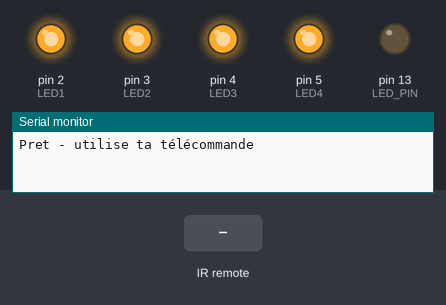
A sketch run on a simulated Arduino Uno, built with avr-gcc and run on an emulated ATmega328P. Parts: output pins drawn as LEDs (lit = HIGH), the last lines printed to the serial monitor. Dashed ring = blinking. Inputs (shaded band) come from the test bench.

Above: at 1.2 s.
1.3 s: infrared code 0xE31CFF00 received
At 1.55 s:
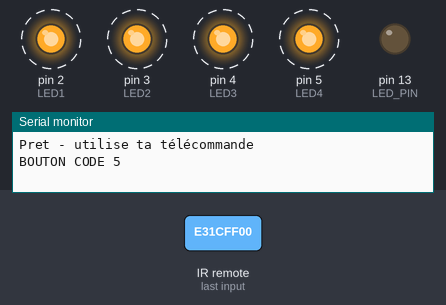
4.3 s: infrared code 0xF30CFF00 received
At 4.55 s:
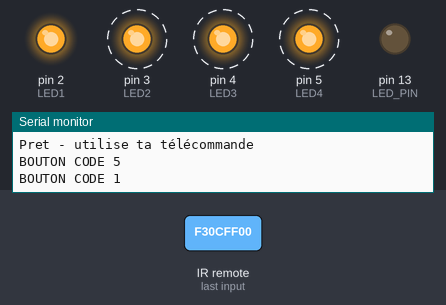
7.3 s: infrared code 0xE718FF00 received
At 7.45 s:
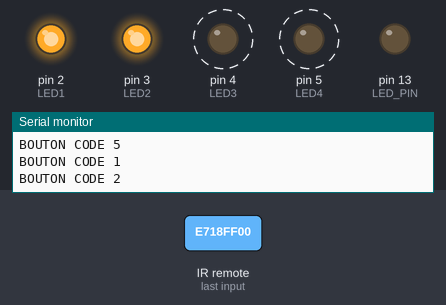
10.3 s: infrared code 0xA15EFF00 received
At 10.45 s:
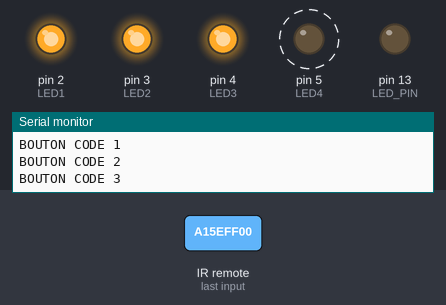
13.3 s: infrared code 0xF30CFF00 received
At 13.45 s:
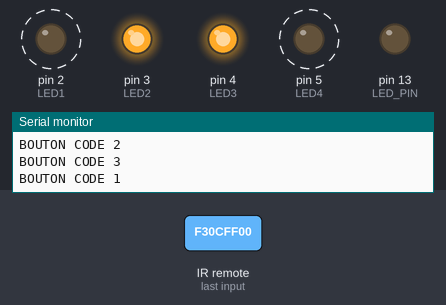
16.3 s: infrared code 0xF708FF00 received
At 16.46 s:
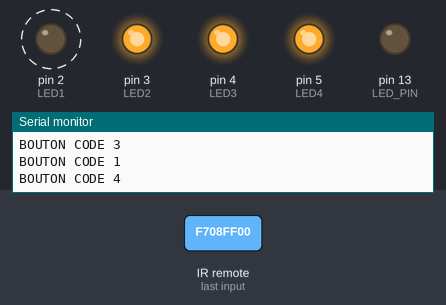
Timing chart, 0 to 20.3 s (numbered marks = the images above; inputs shaded):
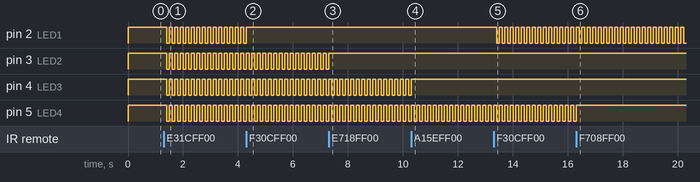

The sketch:

telecommande.ino
```cpp
#include <IRremote.hpp>

#define IR_RECEIVE_PIN 11
#define LED_PIN 13

bool ledState = false; // état de la LED

// flag pour le ON/OFF
bool flag  = false;
bool flag1 = false;
bool flag2 = false;
bool flag3 = false;
bool flag4 = false;
bool flag5 = false;

// Led PIN
int LED1 = 2;
int LED2 = 3;
int LED3 = 4;
int LED4 = 5;

// Codes IR
unsigned long ON_CODE       =   0xBA45FF00;
unsigned long B1_CODE       =   0xF30CFF00;
unsigned long B2_CODE       =   0xE718FF00;
unsigned long B3_CODE       =   0xA15EFF00;
unsigned long B4_CODE       =   0xF708FF00;
unsigned long B5_CODE       =   0xE31CFF00;
unsigned long BOFF_CODE     =   0x00000000;

// Serial.println(IrReceiver.decodedIRData.decodedRawData, HEX);   Pour avoir le code d'une commande

// #####----- ----- ----- BOUTON ON ----- ----- -----##### //
void mode_bouton_on () {
  flag = !flag;
  if (flag) {
    digitalWrite(LED1, HIGH);
    digitalWrite(LED2, HIGH);
    digitalWrite(LED3, HIGH);
    digitalWrite(LED4, HIGH);
  } else {
    digitalWrite(LED1, LOW);
    digitalWrite(LED2, LOW);
    digitalWrite(LED3, LOW);
    digitalWrite(LED4, LOW);
  }
  Serial.println("ON CODE");
}

// #####----- ----- ----- BOUTON 01 ----- ----- -----##### //
void mode_bouton_1 () {
  flag1 = !flag1;
  if (flag1) {
    digitalWrite(LED1, HIGH);
  } else {
    digitalWrite(LED1, LOW);
  }
  Serial.println("BOUTON CODE 1");
}

// #####----- ----- ----- BOUTON 02 ----- ----- -----##### //
void mode_bouton_2 () {
  flag2 = !flag2;
  if (flag2) {
    digitalWrite(LED2, HIGH);
  } else {
    digitalWrite(LED2, LOW);
  }
  Serial.println("BOUTON CODE 2");
}

// #####----- ----- ----- BOUTON 03 ----- ----- -----##### //
void mode_bouton_3 () {
  flag3 = !flag3;
  if (flag3) {
    digitalWrite(LED3, HIGH);
  } else {
    digitalWrite(LED3, LOW);
  }
  Serial.println("BOUTON CODE 3");
}

// #####----- ----- ----- BOUTON 04 ----- ----- -----##### //
void mode_bouton_4 () {
  flag4 = !flag4;
  if (flag4) {
    digitalWrite(LED4, HIGH);
  } else {
    digitalWrite(LED4, LOW);
  }
  Serial.println("BOUTON CODE 4");
}

// #####----- ----- -----  BOUTON 05 ----- ----- -----##### //
void mode_bouton_5 () {
  flag5 = !flag5;
  Serial.println("BOUTON CODE 5");
}


// #####----- ----- ------ MODE BOUTON 5 ----- ----- -----##### //
void mode__bouton_5 (bool f1,bool f2,bool f3,bool f4) {
  if (flag5) {
    if (f1 == false) {
      digitalWrite(LED1, HIGH);
    }
    if (f2 == false) {
      digitalWrite(LED2, HIGH);
    }
    if (f3 == false) {
      digitalWrite(LED3, HIGH);
    }
    if (f4 == false) {
      digitalWrite(LED4, HIGH);
    }
    delay(100);
    if (f1 == false) {
      digitalWrite(LED1, LOW);
    }
    if (f2 == false) {
      digitalWrite(LED2, LOW);
    }
    if (f3 == false) {
      digitalWrite(LED3, LOW);
    }
    if (f4 == false) {
      digitalWrite(LED4, LOW);
    }
    delay(100);
  }
}


void setup() {
  Serial.begin(9600);
  IrReceiver.begin(IR_RECEIVE_PIN, ENABLE_LED_FEEDBACK);
  pinMode(LED_PIN, OUTPUT);
  Serial.println("Pret - utilise ta télécommande");

  pinMode(LED1, OUTPUT);
  pinMode(LED2, OUTPUT);
  pinMode(LED3, OUTPUT);
  pinMode(LED4, OUTPUT);

  digitalWrite(LED1, HIGH);
  digitalWrite(LED2, HIGH);
  digitalWrite(LED3, HIGH);
  digitalWrite(LED4, HIGH);
}

void loop() {
  // Detecter bouton
  if (IrReceiver.decode()) {
    unsigned long code = IrReceiver.decodedIRData.decodedRawData;

    if (code == ON_CODE) {
      mode_bouton_on();
    }
    else if (code == B1_CODE) {
      mode_bouton_1 ();
    }
    else if (code == B2_CODE) {
      mode_bouton_2 ();
    }
    else if (code == B3_CODE) {
      mode_bouton_3 ();
    }
    else if (code == B4_CODE) {
      mode_bouton_4 ();
    }
    else if (code == B5_CODE) {
      mode_bouton_5 ();
    }

    else if (code == BOFF_CODE) {
      Serial.println("OFF CODE");
    }

    else {
      Serial.println("Bouton inconnu");
    }

    IrReceiver.resume();
  }

  // Different Mode
  mode__bouton_5 (flag1,flag2,flag3,flag4);
}
```

Measured:
- after the input at 1.3 s, pin 2 (LED1), pin 3 (LED2), pin 4 (LED3), pin 5 (LED4): alternates HIGH for 0.10 s and LOW for 0.10 s, starting after 0.10 s
- after the input at 4.3 s, pin 2 (LED1): goes on until 4.3 s, then stays HIGH
- after the input at 7.3 s, pin 3 (LED2): goes on until 7.3 s, then stays HIGH
- after the input at 10.3 s, pin 4 (LED3): goes on until 10.3 s, then stays HIGH
- after the input at 13.3 s, pin 2 (LED1): alternates HIGH for 0.10 s and LOW for 0.10 s, starting after 0.11 s
- after the input at 16.3 s, pin 5 (LED4): goes on until 16.3 s, then stays HIGH
